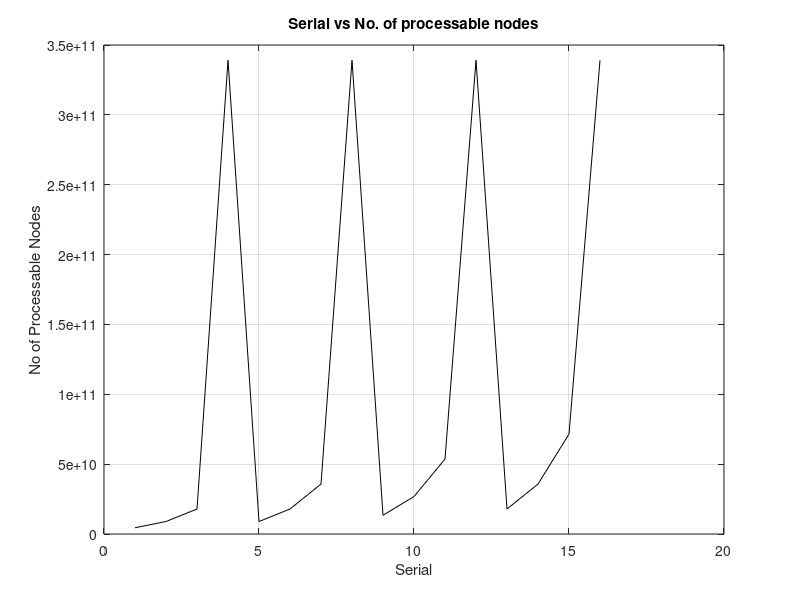
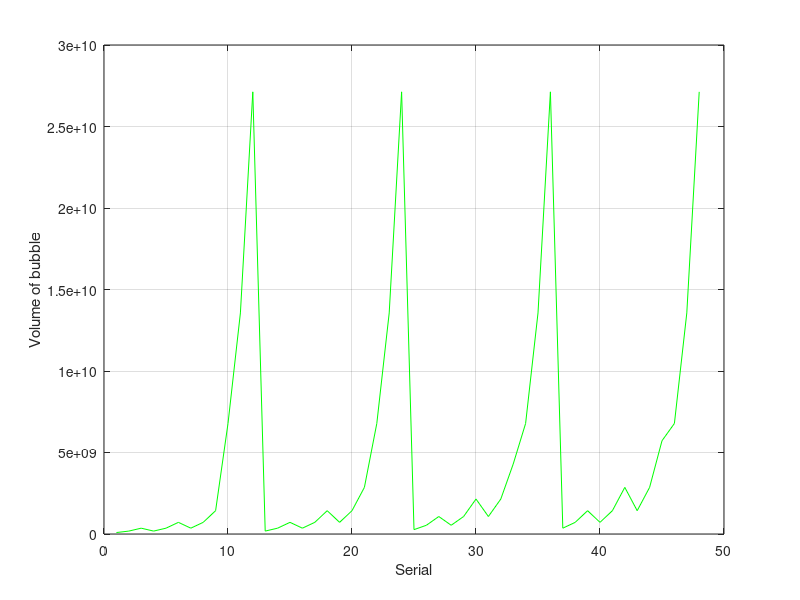
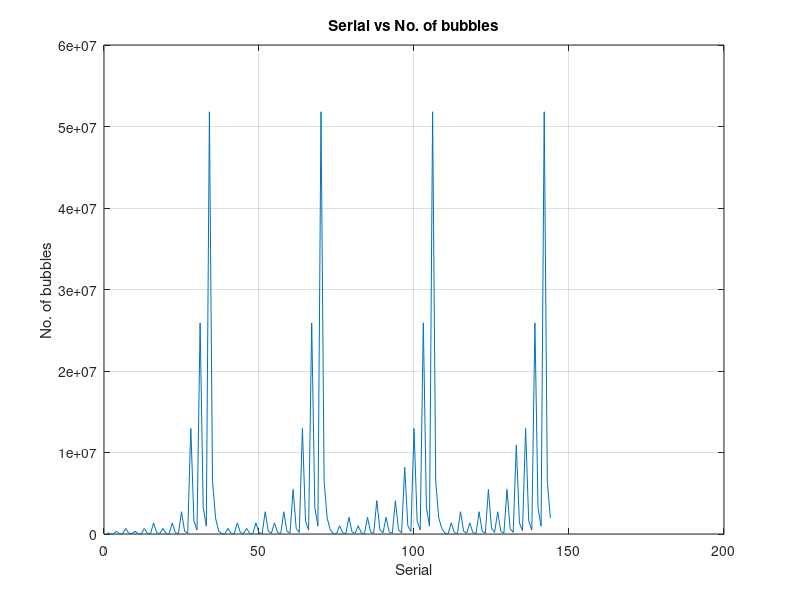

Reproduce these figures in MATLAB, in order.
% clear all, close all, clc
%% #################### HW-2.5 ##################################
%% Section abc
N_c = 8730112;              % total no. of cores

%% No. of Processable Nodes (Prob d)
Cp = 3.25 *10^12;
Cp_Nd = Cp /10^6;
Cp_mx = 1.102 *10^18;
N_dd = Cp_mx /Cp_Nd;    % N_d for prob. d

%% Calculation
a_v = [0.25, 0.5, 0.75, 1];
n_o = [2048, 4096, 8192];

    %% No. of Proocessable Nodes
N_d = [];   % initialize N_d
N_a = N_c .*a_v;
len1 = length(a_v);
for i = 1:1:len1
    N_dL = N_a(i) .*n_o;          % for the loop
    N_d = [N_d, N_dL, N_dd];      % appending N_d after each loop-work
                      % here appends an extra N_dd after each loop
end

    %% Total volume of bubble
len2 = length(N_d);
v_f = [0.02, 0.04, 0.08];
V_bt = [];              % initializing V_bt
for j = 1: 1: len2      % need more smart
    V_btL = N_d(j) .*v_f;
    V_bt = [V_bt, V_btL];    % Appending after each loop
end

    %% No. of bubbles
len3 = length(V_bt);
n_d = [10, 20, 30];     % no. of bubble acrs dia
n_bb = [];
for k = 1:1:len3
    n_bbL = 6 *V_bt(k) ./(n_d.^3 *pi);
                        % this represents a matrix
    n_bb = [n_bb, n_bbL];
end

%% Plotting
    %% No. of processable Nodes
figure(1)
len_a = length(N_d);
x_a = linspace(1, len_a, len_a); % increase by 1
y_a = N_d;
plot(x_a,y_a, 'k'), grid on
xlabel('Serial'); ylabel('No of Processable Nodes')
title('Serial vs No. of processable nodes')

    %% Total Volume of bubble
figure(2)
len_b = length(V_bt);
x_b = linspace(1, len_b, len_b);
y_b = V_bt;
plot(x_b, y_b, 'g'); grid on
xlabel('Serial'); ylabel('Volume of bubble')

    %% No. of bubbles
figure(3)
len_c = length(n_bb);
x_c = linspace(1,len_c,len_c);
y_c = n_bb;
plot(x_c, y_c), grid on
xlabel('Serial'); ylabel('No. of bubbles')
title('Serial vs No. of bubbles')

